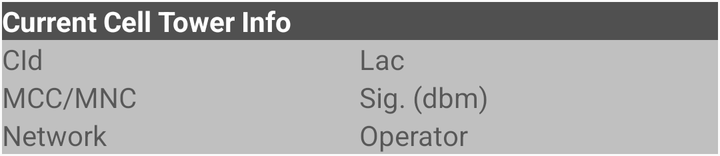
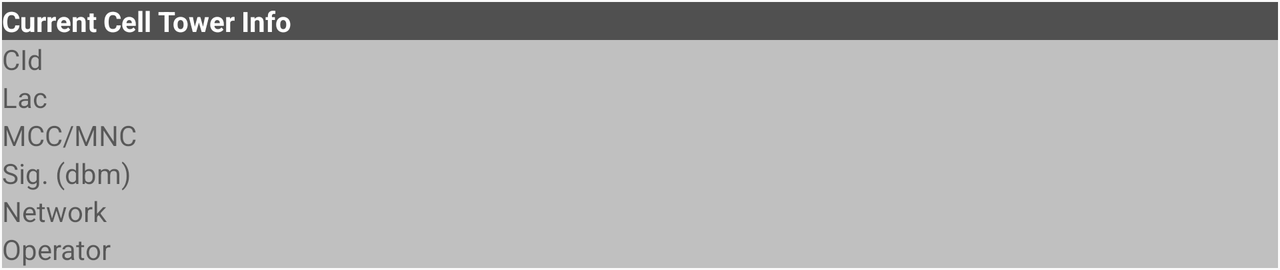

An Android layout and its configuration variant, each rendered on a device that would load it. The default file and the variant file are quoted in full after the pictures.
<!-- AndroidManifest.xml: application theme Theme.AppCompat.DayNight.NoActionBar -->
<!-- res/layout/frag_cell_tower_info.xml -->
<?xml version="1.0" encoding="utf-8"?>
<RelativeLayout xmlns:android="http://schemas.android.com/apk/res/android"
                xmlns:tools="http://schemas.android.com/tools"
                android:id="@+id/frag_cell_tower_info"
                android:layout_width="match_parent"
                android:layout_height="wrap_content"
                android:layout_gravity="top"
                android:background="@android:color/transparent"
                android:orientation="vertical">

    <TableLayout
        android:layout_width="match_parent"
        android:layout_height="wrap_content"
        android:layout_marginBottom="1dp"
        android:layout_marginLeft="1dp"
        android:layout_marginRight="1dp"
        android:layout_marginTop="1dp"
        android:gravity="top|bottom|left|right">

        <TableRow
            android:layout_width="match_parent"
            android:layout_height="wrap_content">

            <TextView
                android:id="@+id/lblCurrentCellTowerInfo"
                android:layout_width="match_parent"
                android:layout_height="wrap_content"
                android:layout_alignParentTop="true"
                android:layout_weight="1"
                android:background="@color/darkGray"
                android:text="@string/current_celltower_info_title"
                android:textColor="@color/white"
                android:textStyle="bold"/>

        </TableRow>

        <TableRow
            android:layout_width="match_parent"
            android:layout_height="wrap_content">

            <TextView
                android:id="@+id/lblCellId"
                android:layout_width="0dp"
                android:layout_height="wrap_content"
                android:layout_weight="1"
                android:background="@color/lightGray"
                android:text="@string/cid_label"/>

            <TextView
                android:id="@+id/txtCellId"
                android:layout_width="0dp"
                android:layout_height="wrap_content"
                android:layout_weight="1"
                android:background="@color/lightGray"/>

            <TextView
                android:id="@+id/lblLocationAreaCode"
                android:layout_width="0dp"
                android:layout_height="wrap_content"
                android:layout_weight="1"
                android:background="@color/lightGray"
                android:text="@string/lac_label"/>

            <TextView
                android:id="@+id/txtLocationAreaCode"
                android:layout_width="0dp"
                android:layout_height="wrap_content"
                android:layout_weight="1"
                android:background="@color/lightGray"/>

        </TableRow>

        <TableRow
            android:layout_width="match_parent"
            android:layout_height="wrap_content">

            

            <TextView
                android:id="@+id/lblMobileNetworkOperator"
                android:layout_width="0dp"
                android:layout_height="wrap_content"
                android:layout_weight="1"
                android:background="@color/lightGray"
                android:text="@string/mcc_mnc_label"/>

            <TextView
                android:id="@+id/txtMobileNetworkOperator"
                android:layout_width="0dp"
                android:layout_height="wrap_content"
                android:layout_weight="1"
                android:background="@color/lightGray"/>

            <TextView
                android:id="@+id/lblSignalStrength"
                android:layout_width="0dp"
                android:layout_height="wrap_content"
                android:layout_weight="1"
                android:background="@color/lightGray"
                android:text="@string/sig_dbm_label"/>

            <TextView
                android:id="@+id/txtSignalStrength"
                android:layout_width="0dp"
                android:layout_height="wrap_content"
                android:layout_weight="1"
                android:background="@color/lightGray"/>

            
        </TableRow>

        <TableRow
            android:layout_width="match_parent"
            android:layout_height="wrap_content">

            <TextView
                android:id="@+id/lblNetworkType"
                android:layout_width="0dp"
                android:layout_height="wrap_content"
                android:layout_weight="1"
                android:background="@color/lightGray"
                android:text="@string/network_label"/>

            <TextView
                android:id="@+id/txtNetworkType"
                android:layout_width="0dp"
                android:layout_height="wrap_content"
                android:layout_weight="1"
                android:background="@color/lightGray"/>

            <TextView
                android:id="@+id/lblOperatorName"
                android:layout_width="0dp"
                android:layout_height="wrap_content"
                android:layout_weight="1"
                android:background="@color/lightGray"
                android:text="@string/operator_label"/>

            <TextView
                android:id="@+id/txtOperatorName"
                android:layout_width="0dp"
                android:layout_height="wrap_content"
                android:layout_weight="1"
                android:background="@color/lightGray"/>

        </TableRow>

    </TableLayout>

</RelativeLayout>
<!-- resources referenced by this layout -->
<resources>
  <color name="darkGray">#505050</color>
  <color name="lightGray">#c0c0c0</color>
  <color name="white">#ffffff</color>
  <string name="cid_label">CId</string>
  <string name="current_celltower_info_title">Current Cell Tower Info</string>
  <string name="lac_label">Lac</string>
  <string name="mcc_mnc_label">MCC/MNC</string>
  <string name="network_label">Network</string>
  <string name="operator_label">Operator</string>
  <string name="sig_dbm_label">Sig. (dbm)</string>
</resources>
<!-- res/layout-land/frag_cell_tower_info.xml (the repository's variant of the layout above) -->
<!-- drawn on the phone turned sideways -->
<?xml version="1.0" encoding="utf-8"?>
<RelativeLayout xmlns:android="http://schemas.android.com/apk/res/android"
                xmlns:tools="http://schemas.android.com/tools"
                android:id="@+id/frag_cell_tower_info"
                android:layout_width="match_parent"
                android:layout_height="wrap_content"
                android:layout_gravity="top"
                android:background="@android:color/transparent"
                android:orientation="vertical">

    <TableLayout
        android:layout_width="match_parent"
        android:layout_height="wrap_content"
        android:layout_marginBottom="1dp"
        android:layout_marginLeft="1dp"
        android:layout_marginRight="1dp"
        android:layout_marginTop="1dp"
        android:gravity="top|bottom|left|right">

        <TableRow
            android:layout_width="match_parent"
            android:layout_height="wrap_content">

            <TextView
                android:id="@+id/lblCurrentCellTowerInfo"
                android:layout_width="match_parent"
                android:layout_height="wrap_content"
                android:layout_alignParentTop="true"
                android:layout_weight="1"
                android:background="@color/darkGray"
                android:text="@string/current_celltower_info_title"
                android:textColor="@color/white"
                android:textStyle="bold"/>

        </TableRow>

        <TableRow
            android:layout_width="match_parent"
            android:layout_height="wrap_content">

            <TextView
                android:id="@+id/lblCellId"
                android:layout_width="0dp"
                android:layout_height="wrap_content"
                android:layout_weight="1"
                android:background="@color/lightGray"
                android:text="@string/cid_label"/>

            <TextView
                android:id="@+id/txtCellId"
                android:layout_width="0dp"
                android:layout_height="wrap_content"
                android:layout_weight="1"
                android:background="@color/lightGray"/>

        </TableRow>

        <TableRow
            android:layout_width="match_parent"
            android:layout_height="wrap_content">

            <TextView
                android:id="@+id/lblLocationAreaCode"
                android:layout_width="0dp"
                android:layout_height="wrap_content"
                android:layout_weight="1"
                android:background="@color/lightGray"
                android:text="@string/lac_label"/>

            <TextView
                android:id="@+id/txtLocationAreaCode"
                android:layout_width="0dp"
                android:layout_height="wrap_content"
                android:layout_weight="1"
                android:background="@color/lightGray"/>

        </TableRow>

        <TableRow
            android:layout_width="match_parent"
            android:layout_height="wrap_content">

                <TextView
                    android:id="@+id/lblMobileNetworkOperator"
                    android:layout_width="0dp"
                    android:layout_height="wrap_content"
                    android:layout_weight="1"
                    android:background="@color/lightGray"
                    android:text="@string/mcc_mnc_label"/>

                <TextView
                    android:id="@+id/txtMobileNetworkOperator"
                    android:layout_width="0dp"
                    android:layout_height="wrap_content"
                    android:layout_weight="1"
                    android:background="@color/lightGray"/>

        </TableRow>


        <TableRow
            android:layout_width="match_parent"
            android:layout_height="wrap_content">

                <TextView
                    android:id="@+id/lblSignalStrength"
                    android:layout_width="0dp"
                    android:layout_height="wrap_content"
                    android:layout_weight="1"
                    android:background="@color/lightGray"
                    android:text="@string/sig_dbm_label"/>

                <TextView
                    android:id="@+id/txtSignalStrength"
                    android:layout_width="0dp"
                    android:layout_height="wrap_content"
                    android:layout_weight="1"
                    android:background="@color/lightGray"/>

        </TableRow>

        <TableRow
            android:layout_width="match_parent"
            android:layout_height="wrap_content">

            <TextView
                android:id="@+id/lblNetworkType"
                android:layout_width="0dp"
                android:layout_height="wrap_content"
                android:layout_weight="1"
                android:background="@color/lightGray"
                android:text="@string/network_label"/>

            <TextView
                android:id="@+id/txtNetworkType"
                android:layout_width="0dp"
                android:layout_height="wrap_content"
                android:layout_weight="1"
                android:background="@color/lightGray"/>

        </TableRow>

        <TableRow
            android:layout_width="match_parent"
            android:layout_height="wrap_content">

            <TextView
                android:id="@+id/lblOperatorName"
                android:layout_width="0dp"
                android:layout_height="wrap_content"
                android:layout_weight="1"
                android:background="@color/lightGray"
                android:text="@string/operator_label"/>

            <TextView
                android:id="@+id/txtOperatorName"
                android:layout_width="0dp"
                android:layout_height="wrap_content"
                android:layout_weight="1"
                android:background="@color/lightGray"/>

        </TableRow>

    </TableLayout>

</RelativeLayout>
